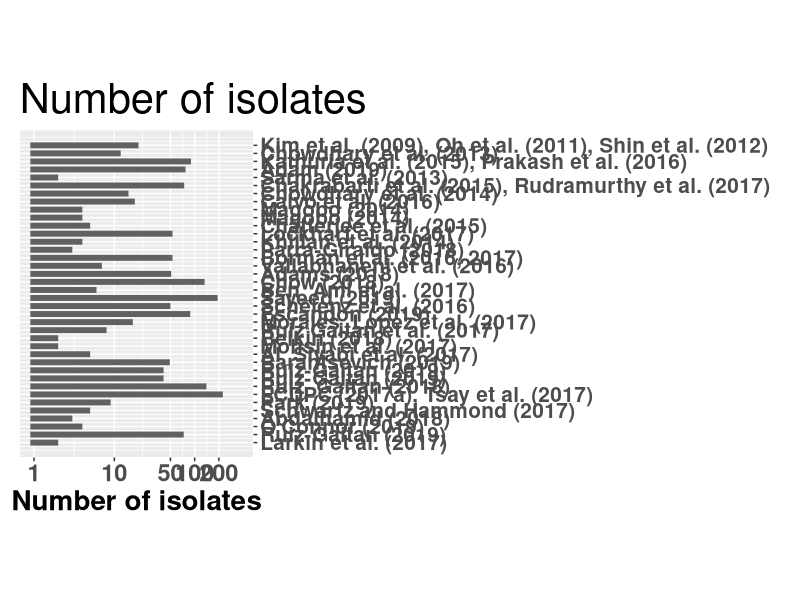
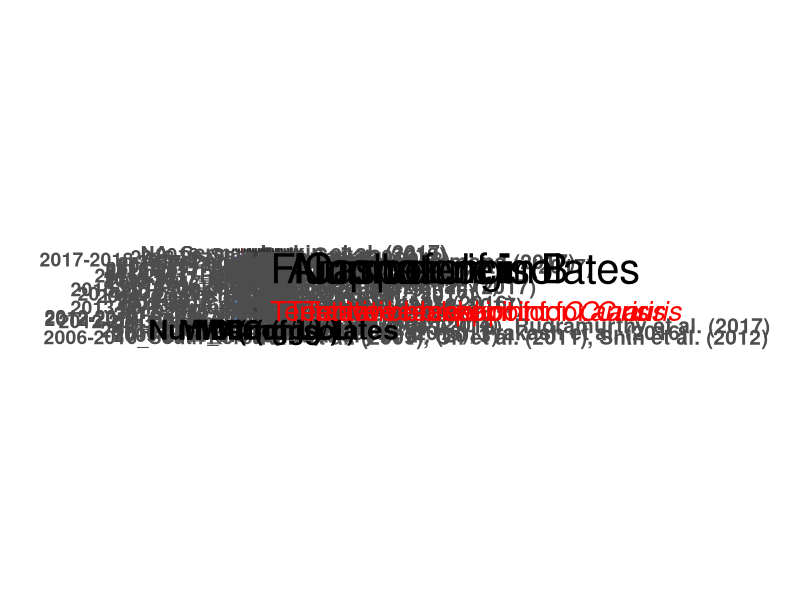
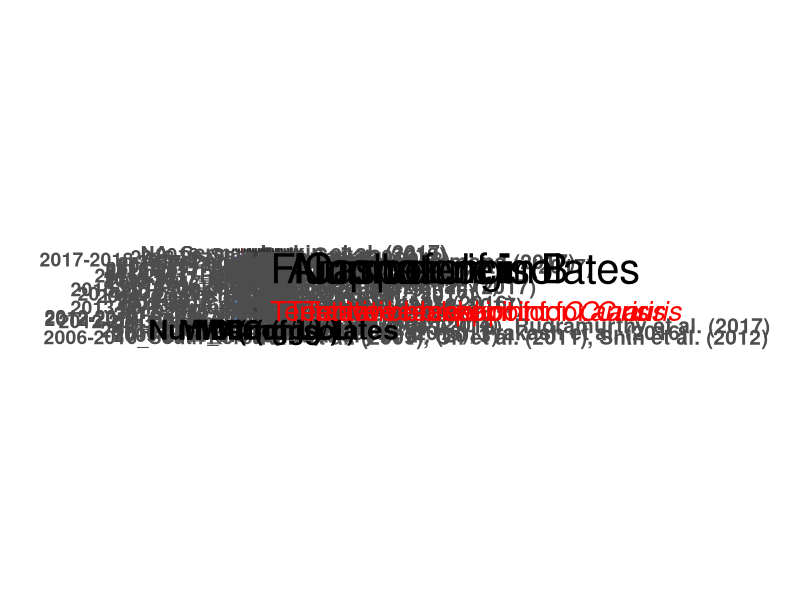

R code for these plots, in order:
## ---- chunk 1
knitr::opts_chunk$set(echo = TRUE)
## ---- chunk 2
mic = read.csv("MIC4.csv", header = T, sep = ";")
names(mic)[1] = "Country"
summary(mic)
mic$Country[1:10]
## ---- chunk 3


mic$epi = paste( mic$Year, mic$Country, sep = "_")
mic = mic[order(mic$epi,decreasing=T, na.last = T),]
mic$row = seq(1:length(mic$Country))


mic = mic[seq(1, length(mic$Country)-2),]
mic$epi
## ---- chunk 4
mic$FL_min = log2(mic$FL_min)
mic$FL_max = log2(mic$FL_max)
## ---- chunk 5

for(i in seq(1:length(mic$Country))){
    print(mic$epi[i])
    print(mic$FL_min[i])
    print(mic$FL_max[i])
    
  if(!is.na(mic$FL_min[i]) & mic$FL_min[i] == mic$FL_max[i]) {
    mic$FL_min[i] = mic$FL_min[i] - 0.25
    mic$FL_max[i] = mic$FL_max[i] + 0.25
}
}


## ---- chunk 6
library("ggplot2")

xlab = 2 ** seq(-4,8)

par(mar=c(3,2,2,2))

pf = ggplot(mic) 

pf = pf +  geom_segment(aes(x=FL_min, 
                          y = row , xend=FL_max ,
                          yend = row),
                        show.legend = F,
                        size = 2,
                      colour = "cornflowerblue") 

pf2 = pf + scale_y_continuous(name = "",breaks = 1:length(mic$n) ,labels = as.character(mic$epi)) 

pf3 = pf2 + scale_x_continuous(name = "MIC (mg/L)",limits = c(-4.3, 8.3), breaks = seq(-4, 8), labels = xlab)

pf3 = pf3 + geom_vline(xintercept= (log2(32)), colour = "red", linetype = "dashed")
pf3 = pf3 + coord_fixed(0.8)
subt = expression(paste("Tentative breakpoint for ", italic("C.auris")))
pf3 = pf3 + labs(title = "Fluconazole", subtitle = subt)
pf3 = pf3 + theme(plot.margin = unit(c(0.5,0.25,0.5,0.5), "cm"),
                  plot.title = element_text(hjust = 0, size = 30),
                  plot.subtitle=element_text(size=20, hjust=0,
                                            color="red"), 
                  axis.text.y = element_text(size = 14, face = "bold"), 
                  axis.title.x = element_text(size = 20, face = "bold"),
                  axis.text.x = element_text(size = 17, angle = 45, hjust = 1, face = "bold"))



## ---- chunk 7
mic$Casp_min = as.numeric(mic$Casp_min)
mic$Casp_max = as.numeric(mic$Casp_max)

mic$Casp_min = log2(mic$Casp_min)
mic$Casp_max = log2(mic$Casp_max)

mic$Casp_min == mic$Casp_max

for(i in seq(1:length(mic$Country))){
  if(!is.na(mic$Casp_min[i]) & mic$Casp_min[i] == mic$Casp_max[i]) {
    mic$Casp_min[i] = mic$Casp_min[i] - 0.25
    mic$Casp_max[i] = mic$Casp_max[i] + 0.25
    
}
}
## ---- chunk 8
xlab2 = 2 ** seq(-6,5)


pc = ggplot(mic) 

pc = pc +  geom_segment(aes(x=Casp_min, 
                          y = row , xend=Casp_max ,
                          yend = row),
                          size = 2,
                        show.legend = F,
                      colour = "cornflowerblue") 

pc2 = pc + scale_y_continuous(name = "", breaks = 1:length(mic$n) ,labels = rep(c(""), times = length(mic$n))) 

pc3 = pc2 + scale_x_continuous(name = "MIC (mg/L)",limits = c(-6.3, 5.3), breaks = seq(-6, 5), labels = xlab2)

pc3 = pc3 + geom_vline(xintercept= (log2(2)), colour = "red", linetype = "dashed") 
pc3 = pc3 + coord_fixed(0.8)
subt = expression(paste("Tentative breakpoint for ", italic("C.auris")))
pc3 = pc3 + labs(title = "Caspofungin", subtitle = subt)
pc3 = pc3 + theme(plot.margin = unit(c(0.5,0.25,0.5,0.5), "cm"),
                  plot.title = element_text(hjust = 0, size = 30),
                  plot.subtitle=element_text(size=20, hjust=0,
                                            color="red"), 
                  axis.text.y = element_text(size = 9, face = "bold"), 
                  axis.title.x = element_text(size = 20, face = "bold"),
                  axis.text.x = element_text(size = 17, angle = 45, hjust = 1, face = "bold"))



## ---- chunk 9
mic$AMB_min = as.numeric(mic$AMB_min)
mic$AMB_max = as.numeric(mic$AMB_max)

mic$AMB_min = log2(mic$AMB_min)
mic$AMB_max = log2(mic$AMB_max)

mic$AMB_min == mic$AMB_max

for(i in seq(1:length(mic$Country))){
  if(!is.na(mic$AMB_min[i]) & mic$AMB_min[i] == mic$AMB_max[i]) {
    mic$AMB_min[i] = mic$AMB_min[i] - 0.25
    mic$AMB_max[i] = mic$AMB_max[i] + 0.25
}
}
## ---- chunk 10

par(mar=c(3,2,2,2))
pa = ggplot(mic) 
pa = pa +  geom_segment(aes(x=AMB_min, 
                          y = row , xend=AMB_max ,
                          yend = row),
                           size = 2,
                        show.legend = F,
                      colour = "cornflowerblue")

pa2 = pa + scale_y_continuous(name = "",breaks = 1:length(mic$n) ,labels = rep("", times = length(mic$n))) 
pa3 = pa2 + scale_x_continuous(name = "MIC (mg/L)",limits = c(-4.3, 8.3), breaks = seq(-4, 8), labels = xlab)

pa3 = pa3 + geom_vline(xintercept= (log2(2)), colour = "red", linetype = "dashed")
pa3 = pa3 + coord_fixed(0.8)
subt = expression(paste("Tentative breakpoint for ", italic("C.auris")))
pa3 = pa3 + labs(title = "Amphotericin B", subtitle = subt)
pa3 = pa3 + theme(plot.margin = unit(c(0.5,0.25,0.5,0.5), "cm"),
                  plot.title = element_text(hjust = 0, size = 30),
                  plot.subtitle=element_text(size=20, hjust=0,
                                            color="red"), 
                  axis.text.y = element_text(size = 15, face = "bold"), 
                  axis.title.x = element_text(size = 20, face = "bold"),
                  axis.text.x = element_text(size = 15, angle = 45, hjust = 1, face = "bold"))


## ---- chunk 11

s = ggplot(mic) 
s = s +  geom_segment(aes(x=rep(log10(0.9), time(length(n))), 
                          y = row , xend=log10(n) ,
                          yend = row
                            ),size = 2, show.legend = F,
                      colour = "grey38") 

s2 = s + scale_y_continuous(position="right",name = "", breaks = 1:length(mic$n) ,labels = mic$auth)  
s3 = s2 + scale_x_continuous(name = "Number of isolates",limits = c(log10(0.9), 2.6), breaks = log10(c(1,10,50,100, 200)), labels = c(1,10,50,100, 200) )


s4 = s3 + coord_fixed(0.1)
s4 = s4 + labs(title = "Number of isolates")
s4 = s4 + theme(plot.margin = unit(c(0.5,0.25,0.5,0.5), "cm"),
                  plot.title = element_text(hjust = 0, size = 30),
                  plot.subtitle=element_text(size=20, hjust=0,
                                            color="red"), 
                  axis.text.y = element_text(size = 15, face = "bold"), 
                  axis.title.x = element_text(size = 20, face = "bold"),
                  axis.text.x = element_text(size = 17, face = "bold"))

png('number.png',height = 550 , width = 500)
print(s4)
dev.off
## ---- chunk 12
library("gridExtra")
library("gtable")
library(ggplot2)
library("grid")


png('arrenged_final.png',height = 2480/2 , width = 3508/2)
g0 = ggplotGrob(pf3)
g00 <- ggplotGrob(pc3)
g1 <- ggplotGrob(pa3)
g2 <- ggplotGrob(s4)
g <- cbind(g0, g1, g00, g2, size = "first")
g$heights = unit.pmax(g1$heights, g2$heights)
grid.newpage()
grid.draw(g)
dev.off()

tiff('../arrenged_final.tiff',height = 2480/2 , width = 3508/2,compression ="lzw",res=300)
g0 = ggplotGrob(pf3)
g00 <- ggplotGrob(pc3)
g1 <- ggplotGrob(pa3)
g2 <- ggplotGrob(s4)
g <- cbind(g0, g1, g00, g2, size = "first")
g$heights = unit.pmax(g1$heights, g2$heights)
grid.newpage()
grid.draw(g)
dev.off()

